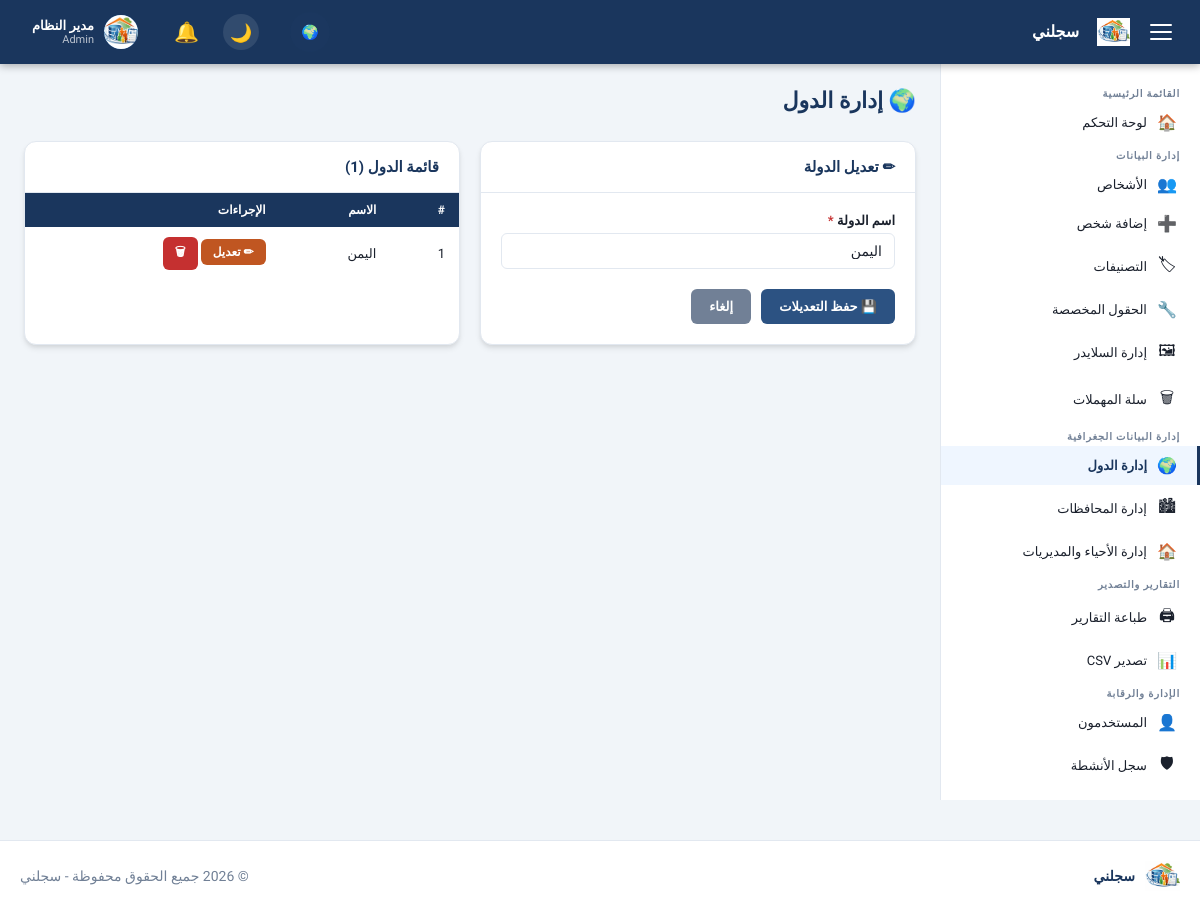
/admin/countries.php?action=edit&id=1 (signed in), run on the app's committed database.
### tables this page shows
CREATE TABLE `settings` (
  `id` int UNSIGNED NOT NULL,
  `setting_key` varchar(100) NOT NULL,
  `setting_value` text,
  `updated_at` datetime NOT NULL DEFAULT CURRENT_TIMESTAMP ON UPDATE CURRENT_TIMESTAMP
);

CREATE TABLE `users` (
  `id` int UNSIGNED NOT NULL,
  `username` varchar(100) NOT NULL,
  `password` varchar(255) NOT NULL,
  `full_name` varchar(200) NOT NULL DEFAULT '',
  `email` varchar(200) NOT NULL DEFAULT '',
  `avatar` varchar(255) DEFAULT NULL,
  `role` enum('admin','manager','viewer') NOT NULL DEFAULT 'viewer',
  `is_active` tinyint(1) NOT NULL DEFAULT '1',
  `last_login` datetime DEFAULT NULL,
  `created_at` datetime NOT NULL DEFAULT CURRENT_TIMESTAMP
);

CREATE TABLE `countries` (
  `id` int UNSIGNED NOT NULL,
  `name` varchar(100) NOT NULL
);

### config/db.php (called while the page is built, shortened)
<?php
function getDB(): PDO {
    static $pdo = null;
    if ($pdo === null) {
        $dsn = sprintf(
            'mysql:host=%s;port=%s;dbname=%s;charset=%s',
            DB_HOST, DB_PORT, DB_NAME, DB_CHARSET
        );
        $options = [
            PDO::ATTR_ERRMODE            => PDO::ERRMODE_EXCEPTION,
            PDO::ATTR_DEFAULT_FETCH_MODE => PDO::FETCH_ASSOC,
            PDO::ATTR_EMULATE_PREPARES   => false,
            PDO::MYSQL_ATTR_INIT_COMMAND => "SET NAMES utf8mb4 COLLATE utf8mb4_unicode_ci",
        ];
        try {
            $pdo = new PDO($dsn, DB_USER, DB_PASS, $options);
        } catch (PDOException $e) {
            if (DEV_MODE) {
                die('<div style="direction:rtl;font-family:Arial;padding:20px;background:#f8d7da;color:#721c24;border:1px solid #f5c6cb;border-radius:4px;">
                    <strong>خطأ في الاتصال بقاعدة البيانات:</strong><br>' .
                    htmlspecialchars($e->getMessage()) . '</div>');
            } else {
                die('<div style="direction:rtl;font-family:Arial;padding:20px;text-align:center;">
                    عذراً، حدث خطأ في النظام. يرجى المحاولة لاحقاً.</div>');
            }
        }
    }
    return $pdo;
}

### includes/functions.php (called while the page is built, shortened)
<?php
require_once __DIR__ . '/../config/db.php';
function clean(string $input): string {
    return htmlspecialchars(trim($input), ENT_QUOTES | ENT_HTML5, 'UTF-8');
}
function get(string $key, string $default = ''): string {
    return isset($_GET[$key]) ? trim($_GET[$key]) : $default;
}
function dbQuery(string $sql, array $params = []): array {
    $stmt = getDB()->prepare($sql);
    $stmt->execute($params);
    return $stmt->fetchAll();
}
function dbQueryOne(string $sql, array $params = []): ?array {
    $stmt = getDB()->prepare($sql);
    $stmt->execute($params);
    $row = $stmt->fetch();
    return $row ?: null;
}
function getSetting(string $key, string $default = ''): string {
    $row = dbQueryOne("SELECT setting_value FROM settings WHERE setting_key = ?", [$key]);
    return $row ? ($row['setting_value'] ?? $default) : $default;
}

### includes/auth.php (called while the page is built, shortened)
<?php
require_once __DIR__ . '/../config/db.php';
function isLoggedIn(): bool {
    return isset($_SESSION['user_id']) && !empty($_SESSION['user_id']);
}
function currentUser(): ?array {
    static $user = null;
    if ($user === null) {
        $stmt = getDB()->prepare("SELECT * FROM users WHERE id = ? AND is_active = 1");
        $stmt->execute([$_SESSION['user_id']]);
        $user = $stmt->fetch() ?: null;
    }
    return $user;
}
function hasRole(string ...$roles): bool {
    $user = currentUser();
    return in_array($user['role'], $roles);
}
function isAdmin(): bool {
    return hasRole('admin');
}
function requireLogin(): void {
    $user = currentUser();
}

### admin/countries.php (the view, shortened to what this page needs)
<?php
require_once __DIR__ . '/../includes/header.php';
$editCountry = null;
if (get('action') === 'edit' && get('id')) {
    $editCountry = dbQueryOne("SELECT * FROM countries WHERE id = ?", [(int)get('id')]);
}
$countries = dbQuery("SELECT * FROM countries ORDER BY name ASC");
?>
<div class="page-header">
    <h1 class="page-title">🌍 إدارة الدول</h1>
</div>
<div class="two-col-layout">
    <div class="card">
        <div class="card-header">
            <h3 class="card-title"><?= $editCountry ? '✏ تعديل الدولة' : '➕ إضافة دولة جديدة' ?></h3>
        </div>
        <div class="card-body">
            <form method="POST">
                <div class="form-group">
                    <label class="form-label required">اسم الدولة</label>
                    <input type="text" name="name" class="form-control" required maxlength="100"
                           value="<?= clean($editCountry['name'] ?? '') ?>" placeholder="مثال: اليمن، السعودية...">
                </div>
                <div class="form-actions">
                    <button type="submit" class="btn btn-primary">
                        <?= $editCountry ? '💾 حفظ التعديلات' : '➕ إضافة' ?>
                    </button>
                    <?php if ($editCountry): ?>
                    <a href="countries.php" class="btn btn-secondary">إلغاء</a>
                    <?php endif; ?>
                </div>
            </form>
        </div>
    </div>
    <div class="card">
        <div class="card-header">
            <h3 class="card-title">قائمة الدول (<?= count($countries) ?>)</h3>
        </div>
        <div class="card-body p-0">
            <table class="table">
                <thead><tr><th>#</th><th>الاسم</th><th>الإجراءات</th></tr></thead>
                <tbody>
                <?php foreach ($countries as $c): ?>
                <tr>
                    <td><?= $c['id'] ?></td>
                    <td><?= clean($c['name']) ?></td>
                    <td>
                        <a href="countries.php?action=edit&id=<?= $c['id'] ?>" class="btn btn-sm btn-warning">✏ تعديل</a>
                        <form method="POST" style="display:inline" onsubmit="return confirm('حذف هذه الدولة؟')">
                            <button type="submit" class="btn btn-sm btn-danger">🗑</button>
                        </form>
                    </td>
                </tr>
                <?php endforeach; ?>
                </tbody>
            </table>
        </div>
    </div>
</div>
<?php require_once __DIR__ . '/../includes/footer.php'; ?>

### includes/header.php (shortened to what this page needs)
<?php
require_once __DIR__ . '/../config/db.php';
require_once __DIR__ . '/functions.php';
require_once __DIR__ . '/auth.php';
requireLogin();
$user = currentUser();
?>
<!DOCTYPE html>
<html lang="ar" dir="rtl">
<head>
    <link rel="stylesheet" href="<?= APP_URL ?>/assets/css/style.css">
</head>
<body class="admin-body">
<nav class="topbar">
    <div class="topbar-inner">
        <div class="topbar-brand">
            <button class="sidebar-toggle" id="sidebarToggle" aria-label="قائمة">
                <span></span><span></span><span></span>
            </button>
            <a href="<?= APP_URL ?>/admin/dashboard.php" class="brand-link">
                <?php
                $logoUrl = getSetting('logo_path');
                if ($logoUrl && file_exists(UPLOAD_PATH . '/' . $logoUrl)): ?>
                    <img src="<?= UPLOAD_URL ?>/<?= clean($logoUrl) ?>" alt="Logo" style="max-height: 28px; margin-left: 8px;">
                <?php else: ?>
                    <span class="brand-icon">📋</span>
                <?php endif; ?>
                <span class="brand-text"><?= clean(getSetting('site_name', APP_NAME)) ?></span>
            </a>
        </div>
        <div class="topbar-actions">
            <a href="<?= APP_URL ?>/index.php" class="view-site-link" title="عرض الموقع" style="margin-left: 15px;">🌍</a>
            <button id="darkToggle" class="dark-toggle" title="تبديل الوضع الليلي">🌙</button>
            <div class="notif-menu" id="notifMenuToggle">
                <div class="notif-icon-wrap">
                    <span class="notif-icon">🔔</span>
                </div>
            </div>
            <div class="user-menu" id="userMenuToggle">
                <?php if (!empty($user['avatar']) && file_exists(UPLOAD_PATH . '/avatars/' . $user['avatar'])): ?>
                    <img src="<?= UPLOAD_URL ?>/avatars/<?= clean($user['avatar']) ?>" alt="Avatar" class="user-avatar" style="object-fit: cover;">
                <?php else: ?>
                    <div class="user-avatar"><?= mb_substr($user['full_name'] ?? 'م', 0, 1) ?></div>
                <?php endif; ?>
                <div class="user-info">
                    <span class="user-name"><?= clean($user['full_name'] ?? '') ?></span>
                    <span class="user-role"><?= clean($user['role'] ?? '') ?></span>
                </div>
            </div>
        </div>
    </div>
</nav>
<aside class="sidebar" id="sidebar">
    <nav class="sidebar-nav">
        <div class="nav-section-title">القائمة الرئيسية</div>
        <a href="<?= APP_URL ?>/admin/dashboard.php" class="nav-item <?= (basename($_SERVER['PHP_SELF']) === 'dashboard.php') ? 'active' : '' ?>">
            <span class="nav-icon">🏠</span>
            <span class="nav-label">لوحة التحكم</span>
        </a>
        <div class="nav-section-title">إدارة البيانات</div>
        <a href="<?= APP_URL ?>/admin/persons.php" class="nav-item <?= in_array(basename($_SERVER['PHP_SELF']), ['persons.php','person_add.php','person_edit.php']) ? 'active' : '' ?>">
            <span class="nav-icon">👥</span>
            <span class="nav-label">الأشخاص</span>
        </a>
        <a href="<?= APP_URL ?>/admin/person_add.php" class="nav-item <?= (basename($_SERVER['PHP_SELF']) === 'person_add.php') ? 'active' : '' ?>">
            <span class="nav-icon">➕</span>
            <span class="nav-label">إضافة شخص</span>
        </a>
        <a href="<?= APP_URL ?>/admin/categories.php" class="nav-item <?= (basename($_SERVER['PHP_SELF']) === 'categories.php') ? 'active' : '' ?>">
            <span class="nav-icon">🏷</span>
            <span class="nav-label">التصنيفات</span>
        </a>
        <a href="<?= APP_URL ?>/admin/custom_fields.php" class="nav-item <?= (basename($_SERVER['PHP_SELF']) === 'custom_fields.php') ? 'active' : '' ?>">
            <span class="nav-icon">🔧</span>
            <span class="nav-label">الحقول المخصصة</span>
        </a>
        <a href="<?= APP_URL ?>/admin/sliders.php" class="nav-item <?= in_array(basename($_SERVER['PHP_SELF']), ['sliders.php','slider_add.php','slider_edit.php']) ? 'active' : '' ?>">
            <span class="nav-icon">🖼</span>
            <span class="nav-label">إدارة السلايدر</span>
        </a>
        <a href="<?= APP_URL ?>/admin/trash.php" class="nav-item <?= (basename($_SERVER['PHP_SELF']) === 'trash.php') ? 'active' : '' ?>">
            <span class="nav-icon">🗑</span>
            <span class="nav-label">سلة المهملات</span>
        </a>
        <div class="nav-section-title">إدارة البيانات الجغرافية</div>
        <a href="<?= APP_URL ?>/admin/countries.php" class="nav-item <?= (basename($_SERVER['PHP_SELF']) === 'countries.php') ? 'active' : '' ?>">
            <span class="nav-icon">🌍</span>
            <span class="nav-label">إدارة الدول</span>
        </a>
        <a href="<?= APP_URL ?>/admin/governorates.php" class="nav-item <?= (basename($_SERVER['PHP_SELF']) === 'governorates.php') ? 'active' : '' ?>">
            <span class="nav-icon">🏙</span>
            <span class="nav-label">إدارة المحافظات</span>
        </a>
        <a href="<?= APP_URL ?>/admin/districts.php" class="nav-item <?= (basename($_SERVER['PHP_SELF']) === 'districts.php') ? 'active' : '' ?>">
            <span class="nav-icon">🏠</span>
            <span class="nav-label">إدارة الأحياء والمديريات</span>
        </a>
        <div class="nav-section-title">التقارير والتصدير</div>
        <a href="<?= APP_URL ?>/admin/print_report.php" class="nav-item <?= (basename($_SERVER['PHP_SELF']) === 'print_report.php') ? 'active' : '' ?>">
            <span class="nav-icon">🖨</span>
            <span class="nav-label">طباعة التقارير</span>
        </a>
        <a href="<?= APP_URL ?>/admin/export_csv.php" class="nav-item <?= (basename($_SERVER['PHP_SELF']) === 'export_csv.php') ? 'active' : '' ?>">
            <span class="nav-icon">📊</span>
            <span class="nav-label">تصدير CSV</span>
        </a>
        <?php if (isAdmin()): ?>
        <div class="nav-section-title">الإدارة والرقابة</div>
        <a href="<?= APP_URL ?>/admin/users.php" class="nav-item <?= (basename($_SERVER['PHP_SELF']) === 'users.php') ? 'active' : '' ?>">
            <span class="nav-icon">👤</span>
            <span class="nav-label">المستخدمون</span>
        </a>
        <a href="<?= APP_URL ?>/admin/audit_log.php" class="nav-item <?= (basename($_SERVER['PHP_SELF']) === 'audit_log.php') ? 'active' : '' ?>">
            <span class="nav-icon">🛡</span>
            <span class="nav-label">سجل الأنشطة</span>
        </a>
        <a href="<?= APP_URL ?>/admin/settings.php" class="nav-item <?= (basename($_SERVER['PHP_SELF']) === 'settings.php') ? 'active' : '' ?>">
            <span class="nav-icon">⚙</span>
        </a>
        <?php endif; ?>
    </nav>
</aside>
<main class="main-content" id="mainContent">
    <div class="content-wrapper">

### includes/footer.php (shortened to what this page needs)
    </div>
</main>
<footer class="admin-footer">
    <div class="footer-inner">
        <div class="footer-logo">
            <?php
            $logoUrl = getSetting('logo_path');
            if ($logoUrl && file_exists(UPLOAD_PATH . '/' . $logoUrl)): ?>
                <img src="<?= UPLOAD_URL ?>/<?= clean($logoUrl) ?>" alt="Logo">
            <?php else: ?>
                <span class="footer-icon">📋</span>
            <?php endif; ?>
            <span class="footer-text"><?= clean(getSetting('site_name', APP_NAME)) ?></span>
        </div>
        <div class="footer-copyright">
            &copy; <?= date('Y') ?> جميع الحقوق محفوظة - <?= clean(getSetting('site_name', APP_NAME)) ?>
        </div>
    </div>
</footer>
</body>
</html>

### data on the page
settings: setting_value (picture)
settings: setting_value "سجلني"
users: avatar (picture), full_name "مدير النظام", role "Admin"
countries: name "اليمن", id "1"

### other printed values
count($countries) "1"
